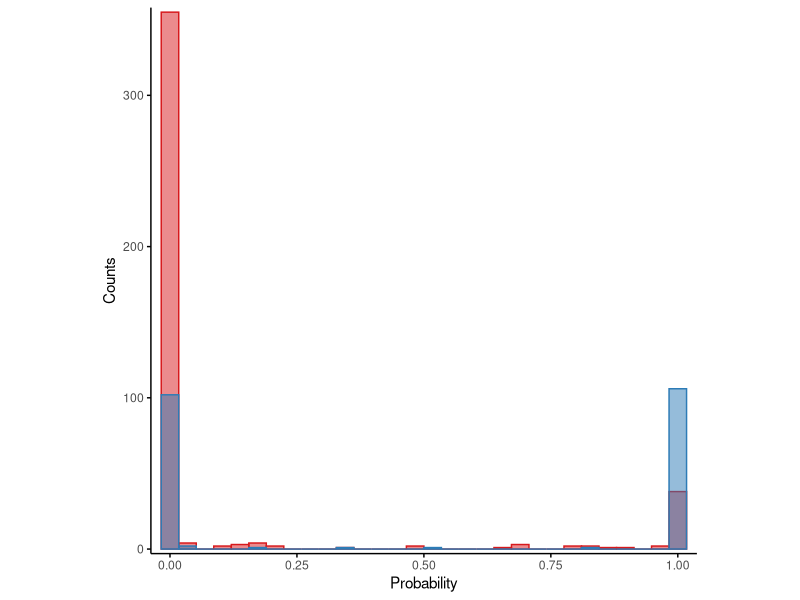

Write R code to recreate this figure.
library(ggplot2)
setwd("~/post-transcriptional-idrs/suppFigs/suppFig_6/cross_class_predictions/")

compo = read.csv("compo_pred_motif_model.csv")
motif = read.csv("motif_pred_compo_model.csv")

df = data.frame('pred'=c(compo$motif_prob, motif$compo_model), repressor=c(rep('compo',nrow(compo)),
                                                                         rep('motif',nrow(motif))))

df$col = ifelse(df$repressor == 'compo', '#d7191c','#2c7bb6')

cc_plot = ggplot(df, aes(x=pred, fill= repressor, color=repressor)) + 
  geom_histogram(position='identity', alpha=0.5) + 
  scale_color_manual(values=c("#d7191c", "#2c7bb6")) +
  scale_fill_manual(values=c("#d7191c", "#2c7bb6")) +
  scale_y_continuous(expand = c(0,3)) + 
  scale_x_continuous(expand = c(0.01,0.01)) + 
  ylab('Counts') + xlab('Probability') + 
  theme_classic() + 
  theme(panel.grid = element_blank(),
        aspect.ratio = 1,
        axis.line = element_line(color = "black"),
        axis.ticks = element_line(color = "black",),
        axis.ticks.length = unit(0.1,'cm'),
        legend.position = "none",
        panel.border = element_blank())

if(!file.exists("cross_class_plot.pdf")){
  ggsave("cross_class_plot.pdf",cc_plot, height = 7, width = 7, units='cm')
}
